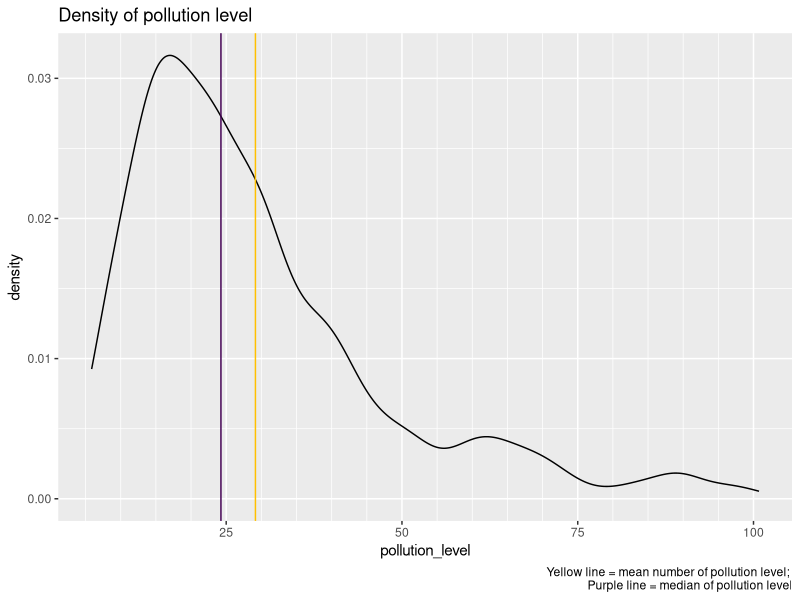
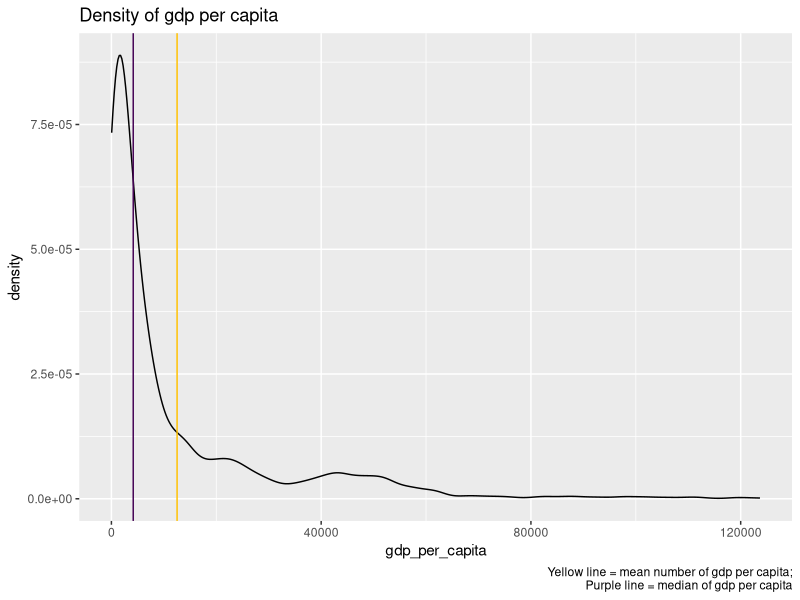
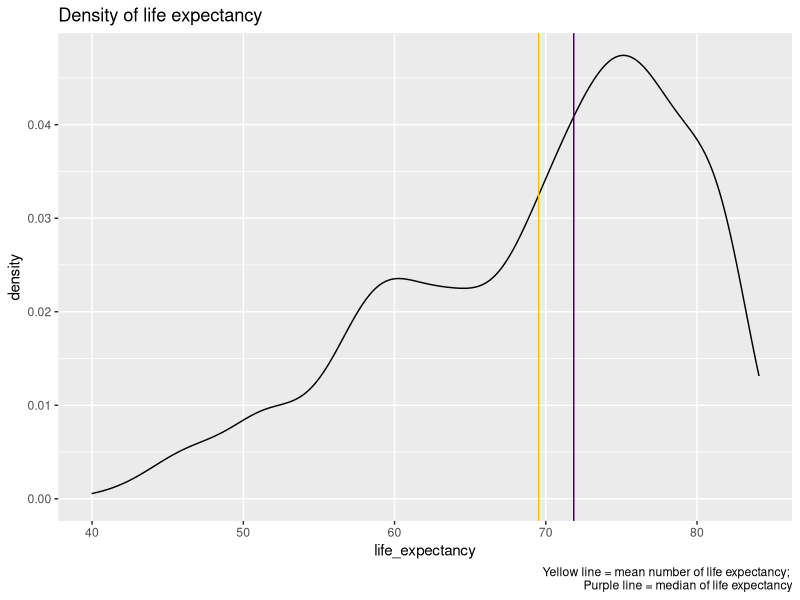
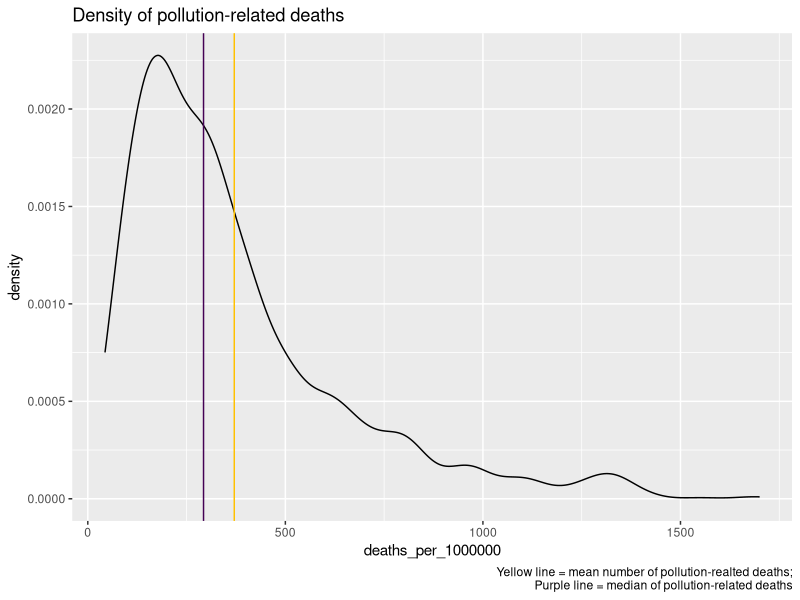
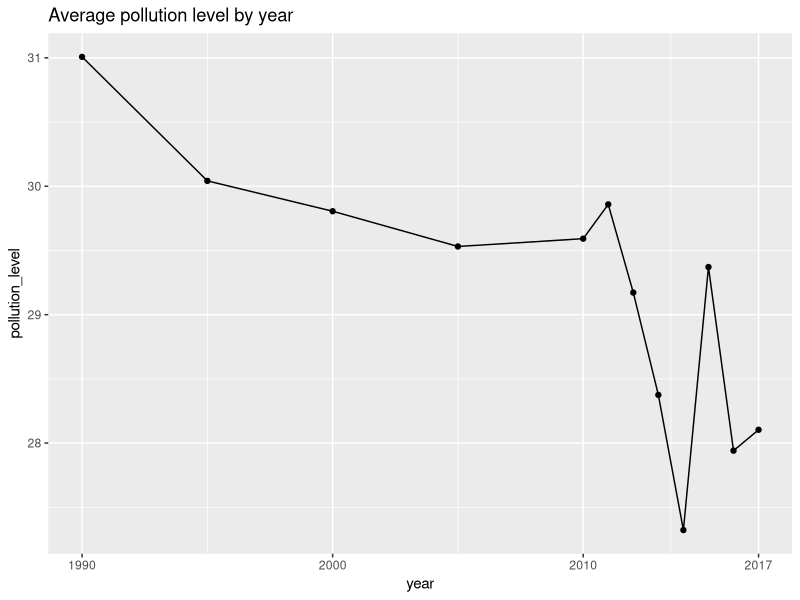
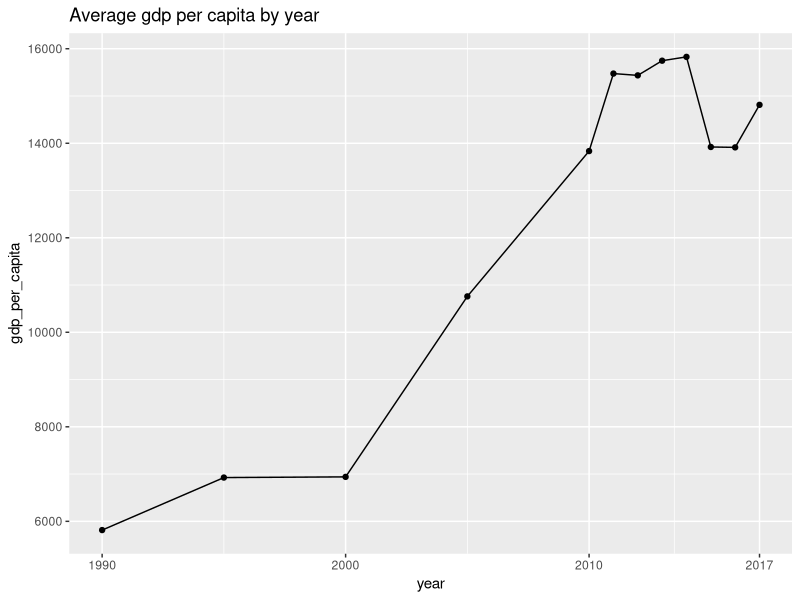
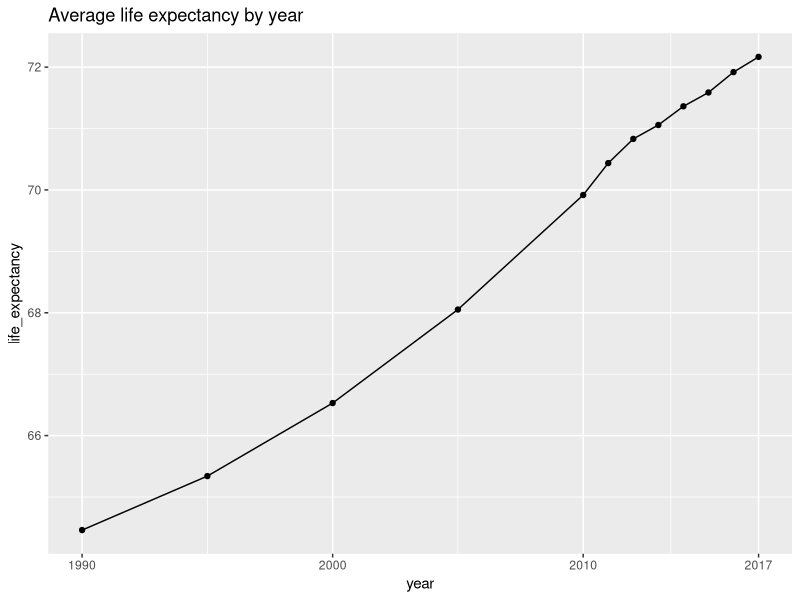
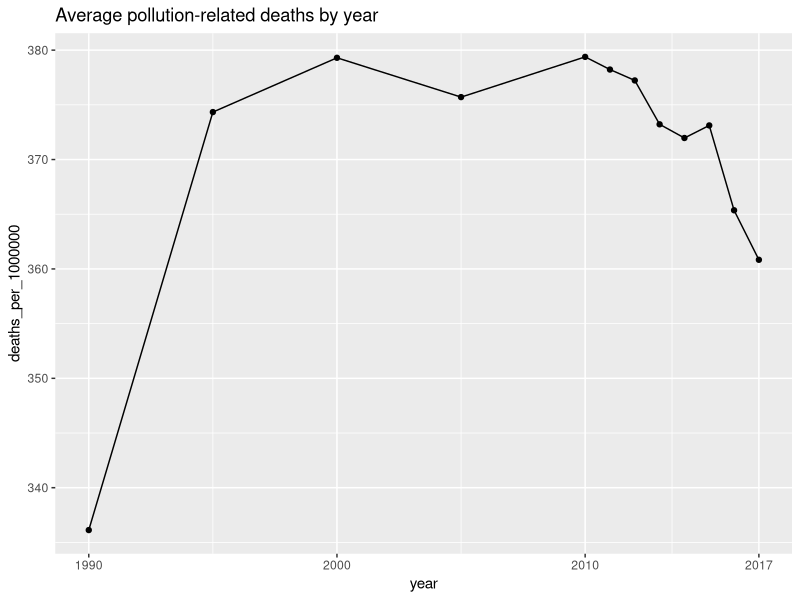

Write R code to recreate these figures, in order.
## ---- chunk 1
library(tidyverse)
library(readxl)
library(reshape2)
## ---- chunk 2
# Read data from csv files
life_expectancy <- read.csv("./life_expectancy.csv")
air_pollution <- read.csv("./air_pollution.csv")
gdp_per_capita <- read.csv("./gdp_per_capita.csv")
pollution_deaths <- read_csv("./pollution_deaths.csv")

# Modify data, removing unnecessary variables, and uniforming variable names
air_pollution <- air_pollution %>%
  rename(pollution_level = PM2.5.air.pollution..mean.annual.exposure..micrograms.per.cubic.meter.,
         country_name = Entity,
         country_code = Code,
         year = Year) %>%
  mutate(year = as.numeric(year), pollution_level = as.numeric(pollution_level))

life_expectancy <- life_expectancy %>%
  select(-Series.Name, -Series.Code) %>%
  rename(country_name = Country.Name, 
         country_code = Country.Code) %>%
  melt(id.vars = c("country_name", "country_code"), variable.name = "year") %>%
  rename(life_expectancy = value) %>%
  mutate(year = as.numeric(str_sub(year, 2, 5)), life_expectancy = as.numeric(life_expectancy))

gdp_per_capita <- gdp_per_capita %>%
  select(-Indicator.Name, -Indicator.Code) %>%
  rename(country_name = Country.Name, 
         country_code = Country.Code) %>%
  melt(id.vars = c("country_name", "country_code"), variable.name = "year") %>%
  rename(gdp_per_capita = value) %>%
  mutate(year = as.numeric(str_sub(year, 2, 5)))

pollution_deaths <- subset(pollution_deaths, select = -c(SUBJECT, MEASURE, FREQUENCY, INDICATOR))

pollution_deaths <- pollution_deaths %>%
  rename(country_code = LOCATION,
         year = TIME,
         deaths_per_1000000 = Value) %>%
  mutate(year = as.numeric(year), deaths_per_1000000 = as.numeric(deaths_per_1000000))


## ---- chunk 3
# Merge to one data frame
country_data <- merge(air_pollution, life_expectancy)
country_data <- merge(country_data, gdp_per_capita)
country_data <- merge(country_data, pollution_deaths)


# Clean the data, removing NA entries
country_data_clean = country_data %>%
  select(-`Flag Codes`) %>%
  mutate(life_expectancy = ifelse(life_expectancy != "..", life_expectancy, NA)) %>%
  filter(!is.na(life_expectancy), !is.na(gdp_per_capita), !is.na(pollution_level))  

# Look inside the merged data
head(country_data_clean)
## ---- chunk 4
country_data_clean %>%
  summarise("Mean pollution level" = mean(pollution_level),
            "Median pollution level" = median(pollution_level),
            "Mean life expectancy" = mean(life_expectancy), 
            "Median life expectancy" = median(life_expectancy),
            "Min pollution level" = min(pollution_level),
            "Max pollution level" = max(pollution_level),
            "Mean pollution-related deaths" = mean(deaths_per_1000000),
            "Median pollution-related deaths" = median(deaths_per_1000000))
## ---- chunk 5
# Density graphs
country_data_clean %>%
  ggplot() +
  aes(x = pollution_level) + 
  geom_density() + 
  geom_vline(xintercept = mean(country_data_clean$pollution_level), color="#ffc000") +
  geom_vline(xintercept = median(country_data_clean$pollution_level), color="#440154FF") +
  labs(title = "Density of pollution level",
       caption = "Yellow line = mean number of pollution level; 
                  Purple line = median of pollution level") + 
  scale_x_continuous(minor_breaks = seq(0, 100, 5))

country_data_clean %>%
  ggplot() +
  aes(x = gdp_per_capita) + 
  geom_density() + 
  geom_vline(xintercept = mean(country_data_clean$gdp_per_capita), color="#ffc000") +
  geom_vline(xintercept = median(country_data_clean$gdp_per_capita), color="#440154FF") +
  labs(title = "Density of gdp per capita",
       caption = "Yellow line = mean number of gdp per capita;
                  Purple line = median of gdp per capita")

country_data_clean %>%
  ggplot() +
  aes(x = life_expectancy) + 
  geom_density() + 
  geom_vline(xintercept = mean(country_data_clean$life_expectancy), color="#ffc000") +
  geom_vline(xintercept = median(country_data_clean$life_expectancy), color="#440154FF") +
  labs(title = "Density of life expectancy",
       caption = "Yellow line = mean number of life expectancy; 
                  Purple line = median of life expectancy") + 
  scale_x_continuous(minor_breaks = seq(30, 100, 10))

country_data_clean %>%
  ggplot() +
  aes(x = deaths_per_1000000) + 
  geom_density() + 
  geom_vline(xintercept = mean(country_data_clean$deaths_per_1000000), color="#ffc000") +
  geom_vline(xintercept = median(country_data_clean$deaths_per_1000000), color="#440154FF") +
  labs(title = "Density of pollution-related deaths",
       caption = "Yellow line = mean number of pollution-realted deaths;
                  Purple line = median of pollution-related deaths")

## ---- chunk 6
# World average by year graphs
avg_by_year <- country_data_clean %>%
  group_by(year) %>%
  summarise(year = year, pollution_level = mean(pollution_level), life_expectancy = mean(life_expectancy), gdp_per_capita = mean(gdp_per_capita), deaths_per_1000000 = mean(deaths_per_1000000), .groups = 'drop') %>%
  distinct(.keep_all = TRUE)

avg_by_year %>%
  ggplot() +
  aes(x = year, y = pollution_level) +
  geom_line() + 
  geom_point() +
  labs(title = "Average pollution level by year") + 
  scale_x_continuous(breaks= c(1990, 2000, 2010, 2017))

avg_by_year %>%
  ggplot() +
  aes(x = year, y = gdp_per_capita) +
  geom_line() + 
  geom_point() +
  labs(title = "Average gdp per capita by year") + 
  scale_x_continuous(breaks= c(1990, 2000, 2010, 2017))

avg_by_year %>%
  ggplot() +
  aes(x = year, y = life_expectancy) +
  geom_line() + 
  geom_point() +
  labs(title = "Average life expectancy by year") + 
  scale_x_continuous(breaks= c(1990, 2000, 2010, 2017))

avg_by_year %>%
  ggplot() +
  aes(x = year, y = deaths_per_1000000) +
  geom_line() + 
  geom_point() +
  labs(title = "Average pollution-related deaths by year") + 
  scale_x_continuous(breaks= c(1990, 2000, 2010, 2017))

## ---- chunk 7
# Life expectancy / pollution level plot
correl_le_pl = as.character(round(cor(country_data_clean$life_expectancy, country_data_clean$pollution_level), 2))

country_data_clean %>%
  ggplot() +
  aes(x = pollution_level, y = life_expectancy) +
  geom_point() +
  geom_smooth(method = "lm") + 
  labs(title = "Relationship between pollution level and life expectancy") + 
  labs(caption = paste0("Correlation between the variables: ", correl_le_pl))


# Pollution level / GDP per capita plot
correl_pl_gdp = as.character(round(cor(country_data_clean$pollution_level, country_data_clean$gdp_per_capita), 2))
country_data_clean %>%
  ggplot() +
  aes(x = gdp_per_capita, y = pollution_level) +
  geom_point() +
  geom_smooth(method = "lm", formula = y ~ log(x)) + 
  labs(title = "Relationship between gdp per capita and pollution level") + 
  labs(caption = paste0("Correlation between the variables: ", correl_pl_gdp))


# Pollution-related deaths / GDP per capita plot

correl_prd_gdp = as.character(round(cor(country_data_clean$deaths_per_1000000, country_data_clean$gdp_per_capita), 2))
country_data_clean %>%
  ggplot() +
  aes(x = gdp_per_capita, y = deaths_per_1000000) +
  geom_point() +
  geom_smooth(method = "lm") + 
  labs(title = "Relationship between gdp per capita and pollution-related deaths") + 
  labs(caption = paste0("Correlation between the variables: ", correl_prd_gdp))

# Pollution-related deaths / GDP per capita plot

correl_prd_pl = as.character(round(cor(country_data_clean$deaths_per_1000000, country_data_clean$pollution_level), 2))
country_data_clean %>%
  ggplot() +
  aes(x = pollution_level, y = deaths_per_1000000) +
  geom_point() +
  geom_smooth(method = "lm") + 
  labs(title = "Relationship between pollution levels and pollution-related deaths") + 
  labs(caption = paste0("Correlation between the variables: ", correl_prd_pl))

## ---- chunk 8
# Pollution level / GDP per capita regression
pollution_gdp <- lm(country_data_clean$pollution_level ~ country_data_clean$gdp_per_capita)
summary(pollution_gdp)

# Pollution level / GDP per capita regression (log)
pollution_gdp <- lm(country_data_clean$pollution_level ~ log(country_data_clean$gdp_per_capita))
summary(pollution_gdp)


## ---- chunk 9
# Pollution level / GDP per capita plot
correl_pl_gdp = as.character(round(cor(country_data_clean$pollution_level, country_data_clean$gdp_per_capita), 2))
country_data_clean %>%
  ggplot() +
  aes(x = log(gdp_per_capita), y = pollution_level) +
  geom_point() +
  geom_smooth(method = "lm") + 
  labs(title = "Relationship between gdp per capita and pollution level") + 
  labs(caption = paste0("Correlation between the variables: ", correl_pl_gdp))
## ---- chunk 10
# Pollution-related deaths / GDP per capita regression
deaths_gdp <- lm(country_data_clean$deaths_per_1000000 ~ country_data_clean$gdp_per_capita)
summary(deaths_gdp)

# Pollution-related deaths / GDP per capita regression (log)
deaths_gdp_log <- lm(country_data_clean$deaths_per_1000000 ~ log(country_data_clean$gdp_per_capita))
summary(deaths_gdp_log)


## ---- chunk 11
# Deaths / everything regression
death <- lm(country_data_clean$deaths_per_1000000 ~ country_data_clean$gdp_per_capita + country_data_clean$pollution_level + country_data_clean$life_expectancy)
summary(death)

# Pollution level / GDP per capita regression
expectancy_gdp <- lm(country_data_clean$life_expectancy ~ country_data_clean$gdp_per_capita)
summary(expectancy_gdp)
